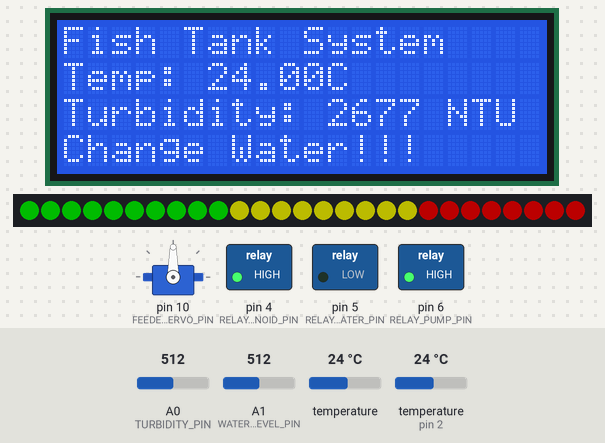
A sketch run on a simulated Arduino Uno, built with avr-gcc and run on an emulated ATmega328P. Shown: 20×4 character LCD, 27 RGB LEDs in strip order, left to right, servo, switched loads named in the sketch (green lamp = pin HIGH). The inputs (shaded band) are chosen by the test bench; at power-on: A0 (TURBIDITY_PIN) = 512, temperature (sensor on pin 2) 24 °C, A1 (WATER_LEVEL_PIN) = 512, temperature 24 °C. Dim RGB values are drawn brighter than linear; the local clock reads 2024-03-15 10:24:30 at power-on unless the sketch sets it; what the sketch prints to the serial monitor is not drawn.

Above: at 1.3 s.
1.4 s: A0 (TURBIDITY_PIN) set to 810
At 5.1 s:
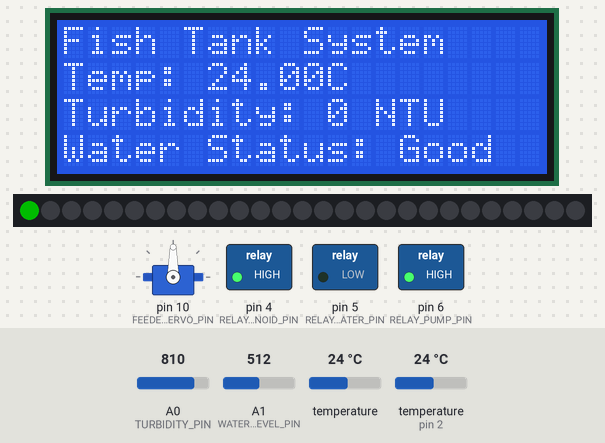
5.8 s: temperature (sensor on pin 2) set to 27.1 °C
At 10.0 s:
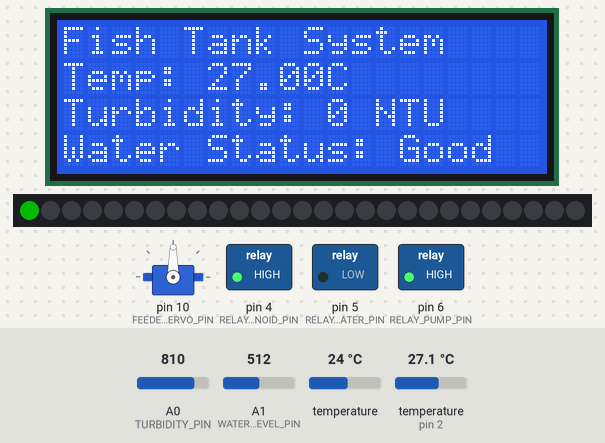
10.7 s: temperature (sensor on pin 2) set to 28.5 °C
At 13.9 s:
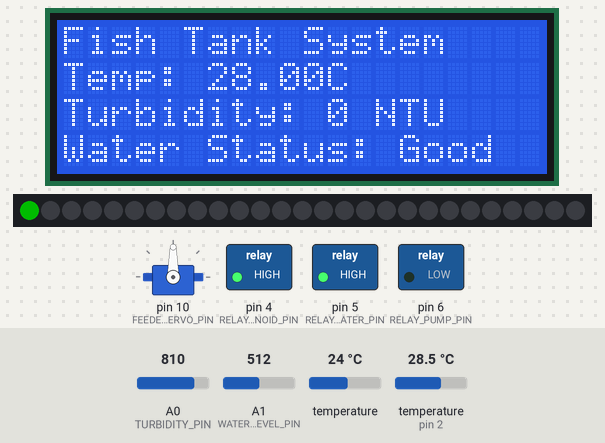
14.8 s: A1 (WATER_LEVEL_PIN) set to 466
18.6 s: A1 (WATER_LEVEL_PIN) set to 441
At 22.7 s:
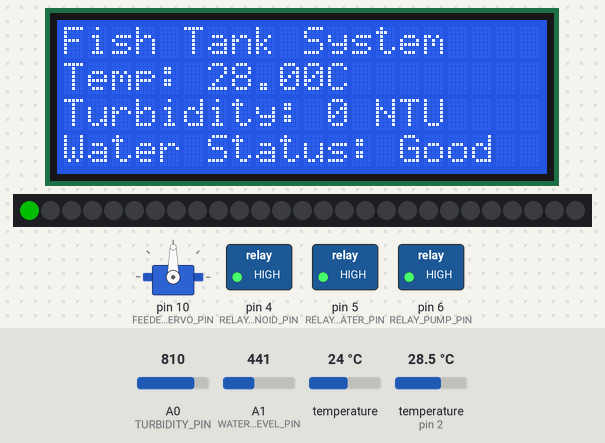
23.0 s: A0 (TURBIDITY_PIN) set to 748
26.0 s: A0 (TURBIDITY_PIN) set to 736
At 29.4 s:
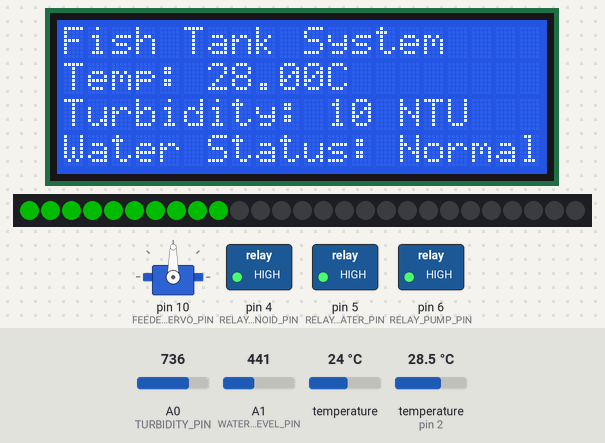
Timing chart, 0 to 30.9 s (numbered marks = the images above; inputs shaded):
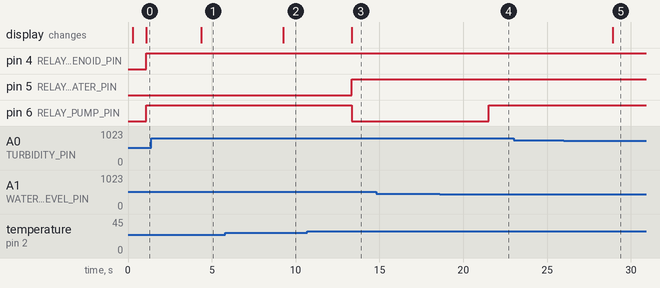

The sketch:

Final.ino
```cpp
#include <OneWire.h>
#include <DallasTemperature.h>
#include <Wire.h>
#include <LiquidCrystal_I2C.h>
#include <RTClib.h>
#include <Servo.h>
#include <FastLED.h>

// Constants
const int DS18B20_PIN = 2;
const int TURBIDITY_PIN = A0;
const int RELAY_PUMP_PIN = 6;
const int RELAY_SOLENOID_PIN = 4;
const int RELAY_HEATER_PIN = 5;
const int WATER_LEVEL_PIN = A1;
const int LED_STRIP_PIN = 9;
const int FEEDER_SERVO_PIN = 10;
// const int NP_LIGHT_PIN = 8;


//Number of Times Feeder Running
const int FEEDER_SERVO_TIMES = 3;

//System(Internal) Temprerature Threshold
const int INT_TEMP_TRESHOLD = 45;

// LCD Display
const int LCD_ADDRESS = 0x3F;  //3F 5F 68 57
const int LCD_COLUMNS = 20;
const int LCD_ROWS = 4;
LiquidCrystal_I2C lcd(LCD_ADDRESS, LCD_COLUMNS, LCD_ROWS);

// Temperature Sensor
//Initializing the Sensor
OneWire oneWire(DS18B20_PIN);
DallasTemperature temperatureSensor(&oneWire);
// Setting Temperature Threshold and Buffer
const int TEMP_THRESHOLD = 30;
const int TEMP_BUFFER = 2;

// Turbidity Sensor
// Setting Turbidity Sensor Max reading and Min Reading
const int TURBIDITY_SENSOR_READING_MIN = 750;
const int TURBIDITY_SENSOR_READING_MAX = 0;
//Setting the LOW MEDIUM and HIGH Values for Turbidity in NTU
const int TURBIDITY_THRESHOLD_LOW = 10;
const int TURBIDITY_THRESHOLD_MEDIUM = 50;
const int TURBIDITY_THRESHOLD_BAD = 75;

//Sensor Correction
const double SENSOR_CORRECTION = 0.6;

// //Setting the LOW MEDIUM and HIGH Values after mapping 0-100
// const int TURBIDITY_THRESHOLD_LOW = 10;
// const int TURBIDITY_THRESHOLD_MEDIUM = 50;
// const int TURBIDITY_THRESHOLD_BAD = 75;

// Water Level Sensor
const int WATER_LEVEL_THRESHOLD = 350;
const int WATER_LEVEL_BUFFER = 100;
const int WATER_LEVEL_MAX = 500;
const int WATER_LEVEL_MIN = 50;

// LED Strip
const int LED_COUNT = 27;
//Setting LED Brighyness 0 - 255
const int BRIGHTNESS = 75;
//Initializing the Stripe
CRGB leds[LED_COUNT];

// RTC Module
RTC_DS3231 rtc;  // Use the RTC_DS3231 class from RTClib

// Servo for Fish Feeder
Servo feederServo;

// Variables
int WaterLevel = 0;
int FishFeederCount = 0;
bool m_p = false;
bool m_s = false;
bool rtc_status = true;
bool is_int_temp_high = false;
double volt;
double ntu;

// Function prototypes
void printTemperature(float temperature);
void printTurbidityLevel(int turbidityLevel);
void printTurbidityLevel_ntu(int turbidityLevel);
void controlPump(bool on_p);
void controlSolenoidValve(bool on_v);
void controlHeater(bool on_h);
void checkWaterLevel();
void checkFeedingTime();
void checkRTCStatus();
void maintainWaterLevel();
void ledstrip(int turbidityLevel);
void printwaterstatus(int turbidityLevel);
void setRTCDateTime(int year, int month, int day, int hour, int minute, int second);
void checkInternalTemp();
void debuggingPrint(int waterLevel, int turbidityLevel_row, int turbidityLevel);
float round_to_dp( float in_value, int decimal_place );
float readturbidity_ntu();
int readturbidity();
// void controlLight();

void setup() {
  //Debugging
  Serial.begin(9600);

  // Initialize the RTC module
  rtc.begin();
  // Uncomment the following line to set the date and time (year, month, day, hour, minute, second)
  // setRTCDateTime(2023, 6, 22, 12, 30, 0);

  //Stating the LCD Screen and Setting the Backlight
  lcd.init();
  lcd.backlight();

  //Starting the Temperature Sensor
  temperatureSensor.begin();
  temperatureSensor.setResolution(12);  // Adjust resolution as per your needs

  //Setting up LED Strip
  FastLED.addLeds<WS2812, LED_STRIP_PIN, GRB>(leds, LED_COUNT);  // Define LED strip type and pin
  FastLED.setBrightness(BRIGHTNESS);                             // Set initial brightness
  fill_solid(leds, LED_COUNT, CRGB::White);
  FastLED.show();

  //Setting up Servo Motor
  feederServo.attach(FEEDER_SERVO_PIN);

  //Initializing I2C Communication in Arduino
  Wire.begin();

  // Print initial status on LCD
  lcd.setCursor(0, 0);
  lcd.print("Fish Tank System");
  lcd.setCursor(0, 1);
  lcd.print("Temp:");
  lcd.setCursor(0, 2);
  lcd.print("Turbidity:");

  // Check and display RTC status
  checkRTCStatus();

  // Setup waterlevel and turdity pins as input pins
  pinMode(WATER_LEVEL_PIN, INPUT);
  pinMode(TURBIDITY_PIN, INPUT);

  //Setup Relay
  pinMode(RELAY_PUMP_PIN, OUTPUT);
  pinMode(RELAY_SOLENOID_PIN, OUTPUT);
  pinMode(RELAY_HEATER_PIN, OUTPUT);

  // //Setup Light
  // pinMode(NP_LIGHT_PIN, OUTPUT);

}

void loop() {

  // Read the analog value from the sensor
  int waterLevel = analogRead(WATER_LEVEL_PIN);

  // Read and print turbidity level and Display Message if Turbidity is High
   //Reading the direct sensor value
  int turbidityLevel_row = analogRead(TURBIDITY_PIN);
  // //Map Turbidity Values to 0 - 100
  // int turbidityLevel = readturbidity(); //Mapping turbidity to 0 - 100
  // printTurbidityLevel(turbidityLevel);

  //Get turbidiy and covert it to NTU Value
  float turbidityLevel = readturbidity_ntu();
  printTurbidityLevel_ntu(turbidityLevel);

  //Display Status of the water
  printwaterstatus(turbidityLevel);

  //Contral LED Stripe
  ledstrip(turbidityLevel);

  // Read and print temperature
  temperatureSensor.requestTemperatures();
  int temperature = temperatureSensor.getTempCByIndex(0);
  printTemperature(temperature);

  // Control pump and solenoid valve based on temperature
  if (temperature > TEMP_THRESHOLD + TEMP_BUFFER) {
    //If temperature is High remove water from tank and add new water while maintaining the water level
    maintainWaterLevel();
    controlHeater(false);  // Turn off heater if temperature is High

  } else if (temperature < TEMP_THRESHOLD - TEMP_BUFFER) {
    controlHeater(true);          // Turn off heater if temperature is Normal
    controlSolenoidValve(false);  // Turn off solenoid valve if water level is normal
    controlPump(false);           // Turn off pump if water level is normal

  } else {
    // if Temperature is Normal Check and maintain waterlevel
    checkWaterLevel();
    controlHeater(false);  // Turn off heater if temperature is Normal
  }


  // Check feeding time
  checkFeedingTime();

  // // Control Light
  // controlLight();

  //calibrating and debigging
  debuggingPrint(waterLevel, turbidityLevel_row, turbidityLevel);

  delay(3000);  // Delay for three second before repeating the loop
}

//Read Turbidty sensor input and convert to NTU value
float readturbidity_ntu(){
  volt = 0;
    //Getting 800 samples and Taking the medium
    for(int i=0; i<800; i++)
    {
        volt += ((double)analogRead(TURBIDITY_PIN)/1023)*5;
    }

    volt = volt/800;

    volt = volt + SENSOR_CORRECTION; //Sensor Correction

    if(volt < 2.0){
      ntu = 3000;

    }else{
      ntu = -1120.4*pow(volt,2)+5742.3*volt-4353.8; //Sesnsor Characteristic Equation

    }

    if(ntu < 0){
      ntu = 0;
    }

  return ntu;
}

//Read Turbidity sensor output and mapping the vaalues to 0 - 100
int readturbidity(){
  //Reading the direct sensor value
  int turbidityLevel_row = analogRead(TURBIDITY_PIN);
  int turbidityLevel = map(turbidityLevel_row, TURBIDITY_SENSOR_READING_MAX, TURBIDITY_SENSOR_READING_MIN, 100, 0);

  if(turbidityLevel <= 0){
    turbidityLevel = 0;
  }

  return turbidityLevel;
}

//Print Sensor Inputs to Serial Monitor for Calibrating and Debugging Purposes
void debuggingPrint(int waterLevel, int turbidityLevel_row, int turbidityLevel) {

  Serial.print("Water level: ");
  Serial.println(waterLevel);

  Serial.print("Turbidity level(Raw Data): ");
  Serial.println(turbidityLevel_row);

  Serial.print("Turbidity Volt(corrected) ");
  Serial.println(volt,6);

  Serial.print("Turbidity Volt ");
  Serial.println((volt - SENSOR_CORRECTION),6);

  // Print the date and time to the serial monitor
  DateTime now = rtc.now();  // Get current date and time
  Serial.print("Current Date: ");
  Serial.print(now.year(), DEC);
  Serial.print('/');
  Serial.print(now.month(), DEC);
  Serial.print('/');
  Serial.print(now.day(), DEC);
  Serial.print(" | ");
  Serial.print("Current Time: ");
  Serial.print(now.hour(), DEC);
  Serial.print(':');
  Serial.print(now.minute(), DEC);
  Serial.print(':');
  Serial.print(now.second(), DEC);
  Serial.println();

  int internal_temp = rtc.getTemperature();
  Serial.print("System Temperature ");
  Serial.println(internal_temp);
}

void printTemperature(float temperature) {
  lcd.setCursor(6, 1);
  lcd.print("             ");
  lcd.setCursor(6, 1);
  lcd.print(temperature);
  lcd.print("C");
}

void printTurbidityLevel_ntu(int turbidityLevel) {
  lcd.setCursor(11, 2);
  lcd.print("        ");
  lcd.setCursor(11, 2);
  lcd.print(turbidityLevel);
  lcd.print(" NTU");
}

void printTurbidityLevel(int turbidityLevel) {
  lcd.setCursor(11, 2);
  lcd.print("        ");
  lcd.setCursor(11, 2);
  lcd.print(turbidityLevel);
  lcd.print("%");
}

void printwaterstatus(int turbidityLevel) {

  //If RTC is Working and System Temperature is okay then Print water Status
  if ((rtc_status == true) || (is_int_temp_high == false)) {
    lcd.setCursor(0, 3);
    lcd.print("                    ");

    if (turbidityLevel < TURBIDITY_THRESHOLD_LOW) {
      lcd.setCursor(0, 3);
      lcd.print("Water Status: Good");

    } else if (turbidityLevel < TURBIDITY_THRESHOLD_MEDIUM) {
      lcd.setCursor(0, 3);
      lcd.print("Water Status: Normal");

    } else {
      lcd.setCursor(0, 3);
      lcd.print("Change Water!!!");
    }
  } else {
  }
}

void ledstrip(int turbidityLevel_ntu) {

  if(turbidityLevel_ntu <= TURBIDITY_THRESHOLD_LOW){
    int bulbs_on = map(turbidityLevel_ntu, 0, TURBIDITY_THRESHOLD_LOW, 0, LED_COUNT/3);

    for (int i = 0; i < LED_COUNT; i++) {

      if (i <= bulbs_on) {
          leds[i] = CRGB(0, 255, 0);

      } else {
        leds[i] = CRGB::Black;
      }
  }

  }else if(turbidityLevel_ntu <= TURBIDITY_THRESHOLD_MEDIUM){
    int bulbs_on = map(turbidityLevel_ntu, 0, TURBIDITY_THRESHOLD_MEDIUM, 0, 2*LED_COUNT/3);

    for (int i = 0; i < LED_COUNT; i++) {

      if (i <= bulbs_on) {

        if (i <= LED_COUNT / 3) {
          leds[i] = CRGB(0, 255, 0);

        } else {
          leds[i] = CRGB(255, 255, 0);
        }

      } else {
        leds[i] = CRGB::Black;
      }
    }

  }else{
    int bulbs_on = map(turbidityLevel_ntu, 0, TURBIDITY_THRESHOLD_BAD, 0, LED_COUNT);

    for (int i = 0; i < LED_COUNT; i++) {

      if (i <= bulbs_on) {

        if (i <= LED_COUNT / 3) {
          leds[i] = CRGB(0, 255, 0);

        } else if (i <= (2 * LED_COUNT) / 3) {
          leds[i] = CRGB(255, 255, 0);

        } else {
          leds[i] = CRGB(255, 0, 0);
        }

      } else {
        leds[i] = CRGB::Black;
      }
    }

  }

  FastLED.show();
}

//Controll Pump
void controlPump(bool on_p) {

  if (!on_p) {
    digitalWrite(RELAY_PUMP_PIN, HIGH);

  } else {
    digitalWrite(RELAY_PUMP_PIN, LOW);
  }
}

//Control Solonoid Valve
void controlSolenoidValve(bool on_v) {

  if (!on_v) {
    digitalWrite(RELAY_SOLENOID_PIN, HIGH);

  } else {
    digitalWrite(RELAY_SOLENOID_PIN, LOW);
  }
}

//Controll Heater
void controlHeater(bool on_h) {

  if (!on_h) {
    digitalWrite(RELAY_HEATER_PIN, HIGH);

  } else {
    digitalWrite(RELAY_HEATER_PIN, LOW);
  }
}


//Repeatly doing the water removing and water adding to the tank while maintaing the water level
//This funtion use to remove old water from the tank and add fress water while maintaing the water level
void maintainWaterLevel() {

  WaterLevel = analogRead(WATER_LEVEL_PIN);

  //If Water Level came to min level of the sensor turn on valve and off the pump
  if (WaterLevel <= (WATER_LEVEL_MIN + WATER_LEVEL_BUFFER)) {
    m_p = false;
    m_s = true;
    controlSolenoidValve(true);
    controlPump(false);

    //If Water Level came to max level of the sensor turn on pump and off the valve
  } else if (WaterLevel > (WATER_LEVEL_MAX - WATER_LEVEL_BUFFER)) {
    m_p = true;
    m_s = false;
    controlSolenoidValve(false);
    controlPump(true);

  } else {
    //If both pump and valve is currently off turn on both
    if (m_p == false && m_s == false) {
      controlSolenoidValve(true);
      controlPump(true);
    }
  }
}


//Maintain Regular Water Level
void checkWaterLevel() {
  WaterLevel = analogRead(WATER_LEVEL_PIN);

  // Turn on solenoid valve if water level is low
  if (WaterLevel < (WATER_LEVEL_THRESHOLD - WATER_LEVEL_BUFFER)) {
    controlSolenoidValve(true);
    controlPump(false);

  } else if (WaterLevel > (WATER_LEVEL_THRESHOLD + WATER_LEVEL_BUFFER)) {
    // Turn on pump if water level is High
    controlSolenoidValve(false);
    controlPump(true);

  } else {
    // Turn off pump and valve if water level is Normal
    controlSolenoidValve(false);
    controlPump(false);
  }
}

// //Contral the Tank Light
// void controlLight() {

//   DateTime now = rtc.now();
//   int currentHour = now.hour();

//   //Turn of Tank Light from 6pm to 6am
//   if ((currentHour >= 18 && currentHour <= 24) || (currentHour >= 0 && currentHour <= 6)) {
//     digitalWrite(NP_LIGHT_PIN, HIGH);

//   } else {
//     digitalWrite(NP_LIGHT_PIN, LOW);
//   }
// }

//Feeder Funtion, rotate feeder if time is correct
void checkFeedingTime() {
  DateTime now = rtc.now();  // Get current date and time
  int currentHour = now.hour();

  // Check if it's feeding time
  if (currentHour == 7 || currentHour == 12 || currentHour == 18) {

    if (FishFeederCount <= FEEDER_SERVO_TIMES) {
      feederServo.write(180);  // Turn on fish feeder
      delay(2000);             // Wait for 2 seconds
      feederServo.write(0);    // Turn off fish feeder
      FishFeederCount = FishFeederCount + 1;
    }

  } else {
    FishFeederCount = 0;
  }
}

//Funtion to Set and Initialize the Date and Time to RTC
void setRTCDateTime(int year, int month, int day, int hour, int minute, int second) {

  DateTime dt(year, month, day, hour, minute, second);
  rtc.adjust(dt);
  Serial.println("Date and time set successfully!");
}

//Check the system temperature by using the Temperature sensor if RTC and Print warning and Sound alarm if Temp is High
void checkInternalTemp() {

  int internal_temp = rtc.getTemperature();

  if (internal_temp > INT_TEMP_TRESHOLD) {
    is_int_temp_high = true;

    //Print Warning
    lcd.setCursor(0, 3);
    lcd.print("                    ");
    lcd.setCursor(0, 3);
    lcd.print("System Temp is High!!");
  }else{
    is_int_temp_high = false;
  }
}

//Funtion to Check Wheter RTC is running or Not and Check Battery is dead or Not
void checkRTCStatus() {
  lcd.setCursor(0, 3);

  if (!rtc.begin()) {  // Check if RTC module is connected
    lcd.setCursor(0, 3);
    lcd.print("                    ");
    lcd.setCursor(0, 3);
    lcd.print("Feeder not working");
    rtc_status = false;

  } else {
    DateTime now = rtc.now();  // Get current date and time

    // Check if RTC module is running by checking the year (Checking the battery of RTC is working or Not)
    if (now.year() < 2020) {
      lcd.setCursor(0, 3);
      lcd.print("                    ");
      lcd.setCursor(0, 3);
      lcd.print("Feeder not working");

      rtc_status = false;

    } else {
      rtc_status = true;
    }
  }
}
```

Measured:
- the behaviour switches between 27.9 and 28 °C on temperature (sensor on pin 2) (found by bisection; images 2 and 3)
- the behaviour switches between 451 and 450 on A1 (WATER_LEVEL_PIN) (found by bisection; images 3 and 4)
- the behaviour switches between 737 and 736 on A0 (TURBIDITY_PIN) (found by bisection; images 4 and 5)
- after the input at 1.4 s, the display: changes after 3.0 s (image 1)
- after the input at 5.8 s, the display: changes after 3.4 s (image 2)
- after the input at 10.7 s, pin 5 (RELAY_HEATER_PIN): LOW → HIGH after 2.6 s; pin 6 (RELAY_PUMP_PIN): HIGH → LOW after 2.6 s; the display: changes after 2.6 s (image 3)
- after the input at 14.8 s, every drawn part: stays the same
- after the input at 18.6 s, pin 6 (RELAY_PUMP_PIN): LOW → HIGH after 2.9 s
- after the input at 23.0 s, every drawn part: stays the same
- after the input at 26.0 s, the display: changes after 2.9 s (image 5)
